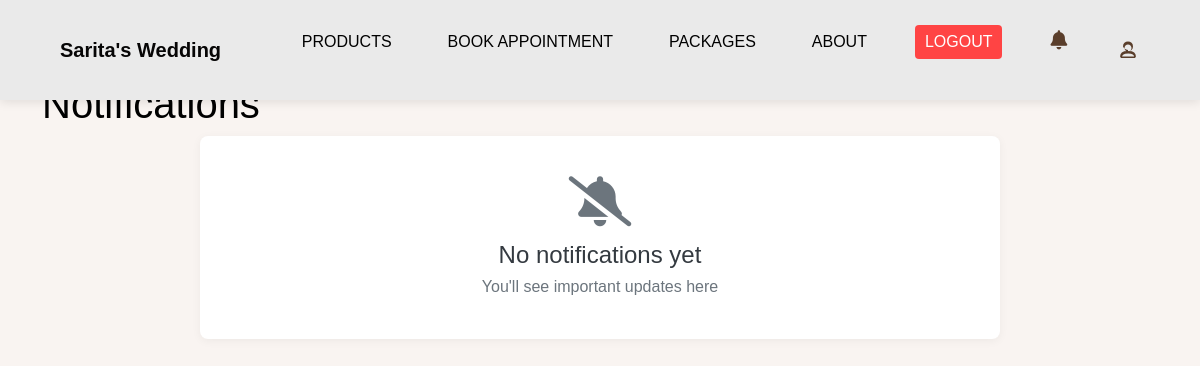
The app's page /notifications/ (signed in), older data.
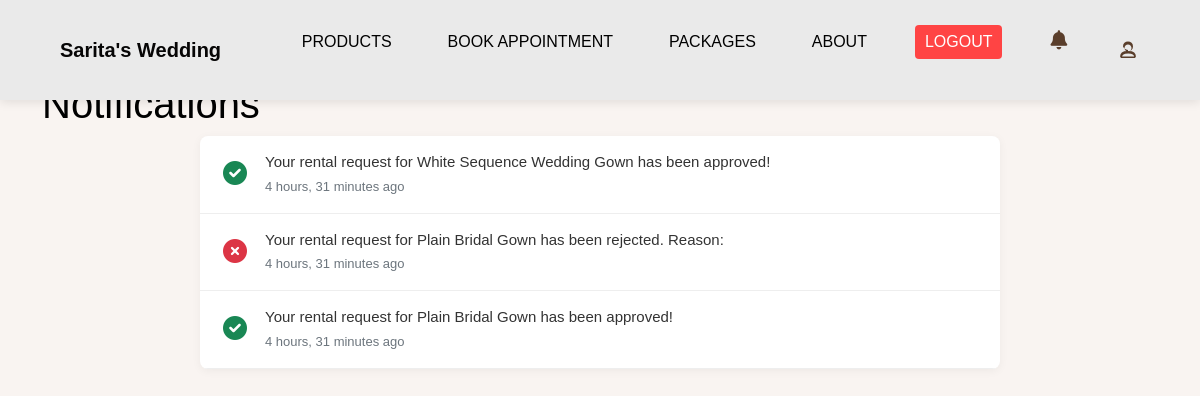
The same page, newer data.
### saritasapp/models.py (models this page shows, shortened)
class Notification(models.Model):
    NOTIFICATION_TYPES = [
        ('rental_approved', 'Rental Approved'),
        ('rental_rejected', 'Rental Rejected'),
        ('rental_completed', 'Rental Completed'),
    ]
    user = models.ForeignKey(User, on_delete=models.CASCADE, related_name='notifications')
    notification_type = models.CharField(max_length=20, choices=NOTIFICATION_TYPES)
    rental = models.ForeignKey(Rental, on_delete=models.CASCADE, null=True, blank=True)
    message = models.TextField()
    is_read = models.BooleanField(default=False)
    created_at = models.DateTimeField(auto_now_add=True)
    class Meta:
        ordering = ['-created_at']

### customerapp/views.py (the view)
# urls.py: path('notifications/', views.notifications, name='notifications'),
@login_required
def notifications(request):
    user_notifications = Notification.objects.filter(user=request.user).order_by('-created_at')
    unread_count = user_notifications.filter(is_read=False).count()
    return render(request, 'customerapp/notifications.html', {
        'notifications': user_notifications,
        'unread_count': unread_count
    })

### saritasapp/context_processors.py (called while the page is built)
def notifications(request):
    if request.user.is_authenticated:
        return {
            'unread_count': Notification.objects.filter(user=request.user, is_read=False).count()
        }
    return {}

### customerapp/templates/customerapp/notifications.html (shortened to what this page needs)
{% extends "customerapp/base.html" %}
{% load static %}
{% block extra_css %}
<link rel="stylesheet" href="{% static 'css/notifications.css' %}">
<link rel="stylesheet" href="https://cdnjs.cloudflare.com/ajax/libs/font-awesome/6.0.0/css/all.min.css">
{% endblock %}
{% block content %}
<div class="container">
    <div class="page-header">
        <h1>Notifications</h1>
    </div>
    <div class="notification-container">
        {% if notifications %}
            {% for notification in notifications %}
            <div class="notification {% if not notification.is_read %}unread{% endif %}"
                 onclick="location.href='{% url 'customerapp:mark_notification_as_read' notification.id %}'">
                <div class="notification-icon">
                    {% if notification.notification_type == 'rental_approved' %}
                        <i class="fas fa-check-circle text-success"></i>
                    {% elif notification.notification_type == 'rental_rejected' %}
                        <i class="fas fa-times-circle text-danger"></i>
                    {% else %}
                        <i class="fas fa-info-circle text-info"></i>
                    {% endif %}
                </div>
                <div class="notification-content">
                    <p class="notification-message">{{ notification.message }}</p>
                    <small class="notification-time">{{ notification.created_at|timesince }} ago</small>
                </div>
            </div>
            {% endfor %}
        {% else %}
            <div class="empty-state">
                <i class="fas fa-bell-slash"></i>
                <h4>No notifications yet</h4>
                <p>You'll see important updates here</p>
            </div>
        {% endif %}
    </div>
</div>
{% endblock %}

Row changes from the older to the newer data that the page shows:
added Notification: notification_type "rental_approved" (drawn), message "Your rental request for White Sequence Wedding Gown has been approved!", created_at "4 hours, 31 minutes"
added Notification: notification_type "rental_rejected" (drawn), message "Your rental request for Plain Bridal Gown has been rejected. Reason:", created_at "4 hours, 31 minutes"
added Notification: notification_type "rental_approved" (drawn), message "Your rental request for Plain Bridal Gown has been approved!", created_at "4 hours, 31 minutes"
Text that changed along with them:
text no longer shown: "No notifications yet You'll see important updates here"
